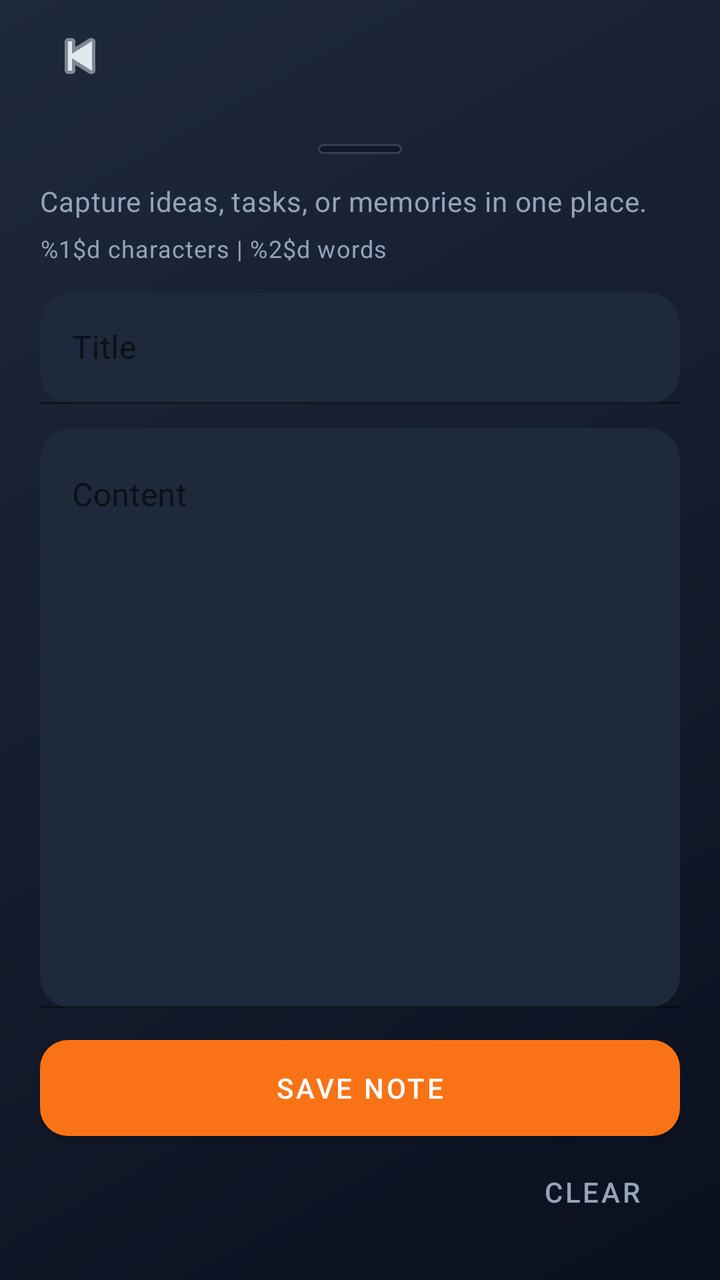
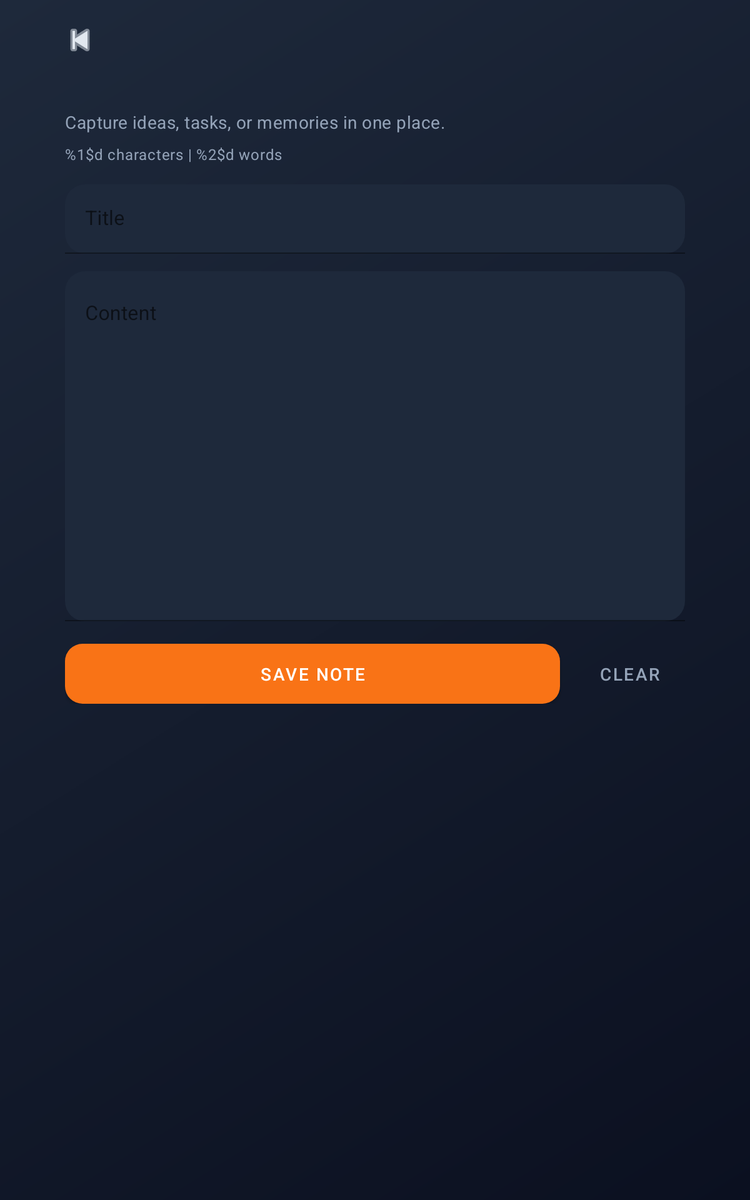

Two renders of one Android screen. The first uses the default layout on a phone; the second uses the alternative layout the repository ships for a different screen configuration, on a matching device. The two XML files are below.
<!-- AndroidManifest.xml: application theme Theme.KotlinApp2 -->
<!-- res/layout/fragment_add_edit_note.xml -->
<?xml version="1.0" encoding="utf-8"?>
<androidx.coordinatorlayout.widget.CoordinatorLayout xmlns:android="http://schemas.android.com/apk/res/android"
    xmlns:app="http://schemas.android.com/apk/res-auto"
    android:layout_width="match_parent"
    android:layout_height="match_parent"
    android:background="@drawable/bg_app_gradient">

    <LinearLayout
        android:layout_width="match_parent"
        android:layout_height="match_parent"
        android:orientation="vertical">

        <com.google.android.material.appbar.MaterialToolbar
            android:id="@+id/toolbar"
            android:layout_width="match_parent"
            android:layout_height="?attr/actionBarSize"
            android:backgroundTint="@android:color/transparent"
            android:elevation="0dp"
            android:paddingStart="12dp"
            android:paddingEnd="12dp"
            app:navigationIcon="@android:drawable/ic_media_previous"
            app:navigationIconTint="@color/md_theme_on_background"
            app:titleTextAppearance="@style/TextAppearance.MaterialComponents.Headline6"
            app:titleTextColor="@color/md_theme_on_background" />

        <com.google.android.material.card.MaterialCardView
            android:layout_width="match_parent"
            android:layout_height="0dp"
            android:layout_weight="1"
            android:background="@drawable/bg_editor_sheet"
            android:clipToOutline="true"
            app:cardBackgroundColor="@android:color/transparent"
            app:cardCornerRadius="0dp"
            app:cardElevation="0dp"
            app:strokeWidth="0dp">

            <LinearLayout
                android:layout_width="match_parent"
                android:layout_height="match_parent"
                android:orientation="vertical"
                android:paddingStart="20dp"
                android:paddingTop="16dp"
                android:paddingEnd="20dp"
                android:paddingBottom="20dp">

                <View
                    android:layout_width="42dp"
                    android:layout_height="5dp"
                    android:layout_gravity="center_horizontal"
                    android:layout_marginBottom="14dp"
                    android:background="@drawable/bg_soft_surface" />

                <TextView
                    android:layout_width="match_parent"
                    android:layout_height="wrap_content"
                    android:text="@string/note_editor_subtitle"
                    android:textAppearance="@style/TextAppearance.MaterialComponents.Body2"
                    android:textColor="@color/md_theme_text_muted" />

                <TextView
                    android:id="@+id/tvStats"
                    android:layout_width="match_parent"
                    android:layout_height="wrap_content"
                    android:layout_marginTop="6dp"
                    android:text="@string/editor_stats"
                    android:textAppearance="@style/TextAppearance.MaterialComponents.Caption"
                    android:textColor="@color/md_theme_text_muted" />

                <com.google.android.material.textfield.TextInputLayout
                    android:id="@+id/titleInputLayout"
                    style="@style/Widget.MaterialComponents.TextInputLayout.FilledBox"
                    android:layout_width="match_parent"
                    android:layout_height="wrap_content"
                    android:layout_marginTop="14dp"
                    android:hint="@string/title"
                    app:boxBackgroundColor="@color/md_theme_surface_alt"
                    app:boxCornerRadiusBottomEnd="16dp"
                    app:boxCornerRadiusBottomStart="16dp"
                    app:boxCornerRadiusTopEnd="16dp"
                    app:boxCornerRadiusTopStart="16dp">

                    <com.google.android.material.textfield.TextInputEditText
                        android:id="@+id/etTitle"
                        android:layout_width="match_parent"
                        android:layout_height="wrap_content"
                        android:background="@null"
                        android:imeOptions="actionNext"
                        android:inputType="textCapSentences"
                        android:maxLines="1"
                        android:textColor="@color/md_theme_on_surface" />
                </com.google.android.material.textfield.TextInputLayout>

                <com.google.android.material.textfield.TextInputLayout
                    android:id="@+id/contentInputLayout"
                    style="@style/Widget.MaterialComponents.TextInputLayout.FilledBox"
                    android:layout_width="match_parent"
                    android:layout_height="0dp"
                    android:layout_marginTop="12dp"
                    android:layout_weight="1"
                    android:hint="@string/content"
                    app:boxBackgroundColor="@color/md_theme_surface_alt"
                    app:boxCornerRadiusBottomEnd="16dp"
                    app:boxCornerRadiusBottomStart="16dp"
                    app:boxCornerRadiusTopEnd="16dp"
                    app:boxCornerRadiusTopStart="16dp">

                    <com.google.android.material.textfield.TextInputEditText
                        android:id="@+id/etContent"
                        android:layout_width="match_parent"
                        android:layout_height="match_parent"
                        android:background="@null"
                        android:gravity="top|start"
                        android:inputType="textMultiLine|textCapSentences"
                        android:minLines="6"
                        android:scrollbars="vertical"
                        android:textColor="@color/md_theme_on_surface" />
                </com.google.android.material.textfield.TextInputLayout>

                <com.google.android.material.button.MaterialButton
                    android:id="@+id/btnSave"
                    android:layout_width="match_parent"
                    android:layout_height="wrap_content"
                    android:layout_marginTop="16dp"
                    android:insetTop="0dp"
                    android:insetBottom="0dp"
                    android:paddingTop="14dp"
                    android:paddingBottom="14dp"
                    android:text="@string/save_note"
                    app:backgroundTint="@color/md_theme_secondary"
                    app:cornerRadius="14dp"
                    app:iconGravity="textStart" />

                <com.google.android.material.button.MaterialButton
                    android:id="@+id/btnClear"
                    style="@style/Widget.MaterialComponents.Button.TextButton"
                    android:layout_width="wrap_content"
                    android:layout_height="wrap_content"
                    android:layout_gravity="end"
                    android:layout_marginTop="4dp"
                    android:text="@string/clear"
                    android:textColor="@color/md_theme_text_muted" />
            </LinearLayout>
        </com.google.android.material.card.MaterialCardView>
    </LinearLayout>

    <ProgressBar
        android:id="@+id/progressBar"
        android:layout_width="wrap_content"
        android:layout_height="wrap_content"
        android:layout_gravity="center"
        android:visibility="gone" />

</androidx.coordinatorlayout.widget.CoordinatorLayout>
<!-- resources referenced by this layout -->
<resources>
  <color name="md_theme_on_background">#E2E8F0</color>
  <color name="md_theme_on_surface">#F8FAFC</color>
  <color name="md_theme_secondary">#F97316</color>
  <color name="md_theme_surface_alt">#1E293B</color>
  <color name="md_theme_text_muted">#94A3B8</color>
  <!-- drawable bg_app_gradient (drawable) -->
  <?xml version="1.0" encoding="utf-8"?>
  <shape xmlns:android="http://schemas.android.com/apk/res/android" android:shape="rectangle">
      <gradient
      android:angle="315"
      android:endColor="@color/md_theme_background"
      android:startColor="@color/md_theme_surface_alt"
          android:type="linear" />
  </shape>
  <!-- drawable bg_editor_sheet (drawable) -->
  <?xml version="1.0" encoding="utf-8"?>
  <shape xmlns:android="http://schemas.android.com/apk/res/android" android:shape="rectangle">
      <corners
          android:topLeftRadius="28dp"
          android:topRightRadius="28dp"
          android:bottomLeftRadius="0dp"
          android:bottomRightRadius="0dp" />
      <solid android:color="@color/md_theme_surface" />
      <stroke
          android:width="1dp"
          android:color="@color/md_theme_outline" />
  </shape>
  <!-- drawable bg_soft_surface (drawable) -->
  <?xml version="1.0" encoding="utf-8"?>
  <shape xmlns:android="http://schemas.android.com/apk/res/android" android:shape="rectangle">
      <corners android:radius="20dp" />
      <solid android:color="@color/md_theme_surface" />
      <stroke
          android:width="1dp"
          android:color="@color/md_theme_outline" />
  </shape>
  <string name="clear">Clear</string>
  <string name="content">Content</string>
  <string name="editor_stats">%1$d characters | %2$d words</string>
  <string name="note_editor_subtitle">Capture ideas, tasks, or memories in one place.</string>
  <string name="save_note">Save Note</string>
  <string name="title">Title</string>
  <style name="Theme.KotlinApp2" parent="Theme.MaterialComponents.DayNight.NoActionBar">
          <item name="colorPrimary">@color/md_theme_primary</item>
          <item name="colorPrimaryVariant">@color/md_theme_primary_variant</item>
          <item name="colorSecondary">@color/md_theme_secondary</item>
          <item name="android:statusBarColor">@android:color/transparent</item>
          <item name="android:navigationBarColor">@android:color/black</item>
      </style>
  <color name="md_theme_background">#0B1020</color>
  <color name="md_theme_surface">#111827</color>
  <color name="md_theme_outline">#334155</color>
  <color name="md_theme_primary">#14B8A6</color>
  <color name="md_theme_primary_variant">#0F766E</color>
</resources>
<!-- res/layout-sw600dp/fragment_add_edit_note.xml (the repository's variant of the layout above) -->
<!-- drawn on a 7-inch tablet held upright -->
<?xml version="1.0" encoding="utf-8"?>
<androidx.coordinatorlayout.widget.CoordinatorLayout xmlns:android="http://schemas.android.com/apk/res/android"
    xmlns:app="http://schemas.android.com/apk/res-auto"
    android:layout_width="match_parent"
    android:layout_height="match_parent"
    android:background="@drawable/bg_app_gradient">

    <LinearLayout
        android:layout_width="match_parent"
        android:layout_height="match_parent"
        android:orientation="vertical"
        android:paddingStart="24dp"
        android:paddingEnd="24dp"
        android:paddingBottom="16dp">

        <com.google.android.material.appbar.MaterialToolbar
            android:id="@+id/toolbar"
            android:layout_width="match_parent"
            android:layout_height="?attr/actionBarSize"
            android:backgroundTint="@android:color/transparent"
            android:elevation="0dp"
            android:paddingStart="12dp"
            android:paddingEnd="12dp"
            app:navigationIcon="@android:drawable/ic_media_previous"
            app:navigationIconTint="@color/md_theme_on_background"
            app:titleTextAppearance="@style/TextAppearance.MaterialComponents.Headline6"
            app:titleTextColor="@color/md_theme_on_background" />

        <com.google.android.material.card.MaterialCardView
            android:layout_width="match_parent"
            android:layout_height="0dp"
            android:layout_weight="1"
            android:background="@drawable/bg_editor_sheet"
            android:clipToOutline="true"
            app:cardBackgroundColor="@android:color/transparent"
            app:cardCornerRadius="20dp"
            app:cardElevation="0dp"
            app:strokeWidth="0dp">

            <androidx.core.widget.NestedScrollView
                android:layout_width="match_parent"
                android:layout_height="match_parent"
                android:fillViewport="true">

                <LinearLayout
                    android:layout_width="match_parent"
                    android:layout_height="wrap_content"
                    android:orientation="vertical"
                    android:paddingStart="28dp"
                    android:paddingTop="24dp"
                    android:paddingEnd="28dp"
                    android:paddingBottom="24dp">

                <TextView
                    android:layout_width="match_parent"
                    android:layout_height="wrap_content"
                    android:text="@string/note_editor_subtitle"
                    android:textAppearance="@style/TextAppearance.MaterialComponents.Body2"
                    android:textColor="@color/md_theme_text_muted" />

                <TextView
                    android:id="@+id/tvStats"
                    android:layout_width="match_parent"
                    android:layout_height="wrap_content"
                    android:layout_marginTop="8dp"
                    android:text="@string/editor_stats"
                    android:textAppearance="@style/TextAppearance.MaterialComponents.Caption"
                    android:textColor="@color/md_theme_text_muted" />

                <com.google.android.material.textfield.TextInputLayout
                    android:id="@+id/titleInputLayout"
                    style="@style/Widget.MaterialComponents.TextInputLayout.FilledBox"
                    android:layout_width="match_parent"
                    android:layout_height="wrap_content"
                    android:layout_marginTop="16dp"
                    android:hint="@string/title"
                    app:boxBackgroundColor="@color/md_theme_surface_alt"
                    app:boxCornerRadiusBottomEnd="16dp"
                    app:boxCornerRadiusBottomStart="16dp"
                    app:boxCornerRadiusTopEnd="16dp"
                    app:boxCornerRadiusTopStart="16dp">

                    <com.google.android.material.textfield.TextInputEditText
                        android:id="@+id/etTitle"
                        android:layout_width="match_parent"
                        android:layout_height="wrap_content"
                        android:background="@null"
                        android:imeOptions="actionNext"
                        android:inputType="textCapSentences"
                        android:maxLines="1"
                        android:textColor="@color/md_theme_on_surface" />
                </com.google.android.material.textfield.TextInputLayout>

                <com.google.android.material.textfield.TextInputLayout
                    android:id="@+id/contentInputLayout"
                    style="@style/Widget.MaterialComponents.TextInputLayout.FilledBox"
                    android:layout_width="match_parent"
                    android:layout_height="wrap_content"
                    android:layout_marginTop="14dp"
                    android:hint="@string/content"
                    app:boxBackgroundColor="@color/md_theme_surface_alt"
                    app:boxCornerRadiusBottomEnd="16dp"
                    app:boxCornerRadiusBottomStart="16dp"
                    app:boxCornerRadiusTopEnd="16dp"
                    app:boxCornerRadiusTopStart="16dp">

                    <com.google.android.material.textfield.TextInputEditText
                        android:id="@+id/etContent"
                        android:layout_width="match_parent"
                        android:layout_height="wrap_content"
                        android:background="@null"
                        android:gravity="top|start"
                        android:inputType="textMultiLine|textCapSentences"
                        android:minHeight="280dp"
                        android:minLines="10"
                        android:scrollbars="vertical"
                        android:textColor="@color/md_theme_on_surface" />
                </com.google.android.material.textfield.TextInputLayout>

                <LinearLayout
                    android:layout_width="match_parent"
                    android:layout_height="wrap_content"
                    android:layout_marginTop="18dp"
                    android:gravity="center_vertical"
                    android:orientation="horizontal">

                    <com.google.android.material.button.MaterialButton
                        android:id="@+id/btnSave"
                        android:layout_width="0dp"
                        android:layout_height="wrap_content"
                        android:layout_weight="1"
                        android:insetTop="0dp"
                        android:insetBottom="0dp"
                        android:paddingTop="14dp"
                        android:paddingBottom="14dp"
                        android:text="@string/save_note"
                        app:backgroundTint="@color/md_theme_secondary"
                        app:cornerRadius="14dp"
                        app:iconGravity="textStart" />

                    <com.google.android.material.button.MaterialButton
                        android:id="@+id/btnClear"
                        style="@style/Widget.MaterialComponents.Button.TextButton"
                        android:layout_width="wrap_content"
                        android:layout_height="wrap_content"
                        android:layout_marginStart="12dp"
                        android:text="@string/clear"
                        android:textColor="@color/md_theme_text_muted" />
                </LinearLayout>
                </LinearLayout>
            </androidx.core.widget.NestedScrollView>
        </com.google.android.material.card.MaterialCardView>
    </LinearLayout>

    <ProgressBar
        android:id="@+id/progressBar"
        android:layout_width="wrap_content"
        android:layout_height="wrap_content"
        android:layout_gravity="center"
        android:visibility="gone" />

</androidx.coordinatorlayout.widget.CoordinatorLayout>
<!-- resources referenced by the variant -->
<!-- as a 7-inch tablet held upright resolves them -->
<resources>
  <color name="md_theme_on_background">#E2E8F0</color>
  <color name="md_theme_on_surface">#F8FAFC</color>
  <color name="md_theme_secondary">#F97316</color>
  <color name="md_theme_surface_alt">#1E293B</color>
  <color name="md_theme_text_muted">#94A3B8</color>
  <!-- drawable bg_app_gradient (drawable) -->
  <?xml version="1.0" encoding="utf-8"?>
  <shape xmlns:android="http://schemas.android.com/apk/res/android" android:shape="rectangle">
      <gradient
      android:angle="315"
      android:endColor="@color/md_theme_background"
      android:startColor="@color/md_theme_surface_alt"
          android:type="linear" />
  </shape>
  <!-- drawable bg_editor_sheet (drawable) -->
  <?xml version="1.0" encoding="utf-8"?>
  <shape xmlns:android="http://schemas.android.com/apk/res/android" android:shape="rectangle">
      <corners
          android:topLeftRadius="28dp"
          android:topRightRadius="28dp"
          android:bottomLeftRadius="0dp"
          android:bottomRightRadius="0dp" />
      <solid android:color="@color/md_theme_surface" />
      <stroke
          android:width="1dp"
          android:color="@color/md_theme_outline" />
  </shape>
  <string name="clear">Clear</string>
  <string name="content">Content</string>
  <string name="editor_stats">%1$d characters | %2$d words</string>
  <string name="note_editor_subtitle">Capture ideas, tasks, or memories in one place.</string>
  <string name="save_note">Save Note</string>
  <string name="title">Title</string>
  <style name="Theme.KotlinApp2" parent="Theme.MaterialComponents.DayNight.NoActionBar">
          <item name="colorPrimary">@color/md_theme_primary</item>
          <item name="colorPrimaryVariant">@color/md_theme_primary_variant</item>
          <item name="colorSecondary">@color/md_theme_secondary</item>
          <item name="android:statusBarColor">@android:color/transparent</item>
          <item name="android:navigationBarColor">@android:color/black</item>
      </style>
  <color name="md_theme_background">#0B1020</color>
  <color name="md_theme_surface">#111827</color>
  <color name="md_theme_outline">#334155</color>
  <color name="md_theme_primary">#14B8A6</color>
  <color name="md_theme_primary_variant">#0F766E</color>
</resources>
